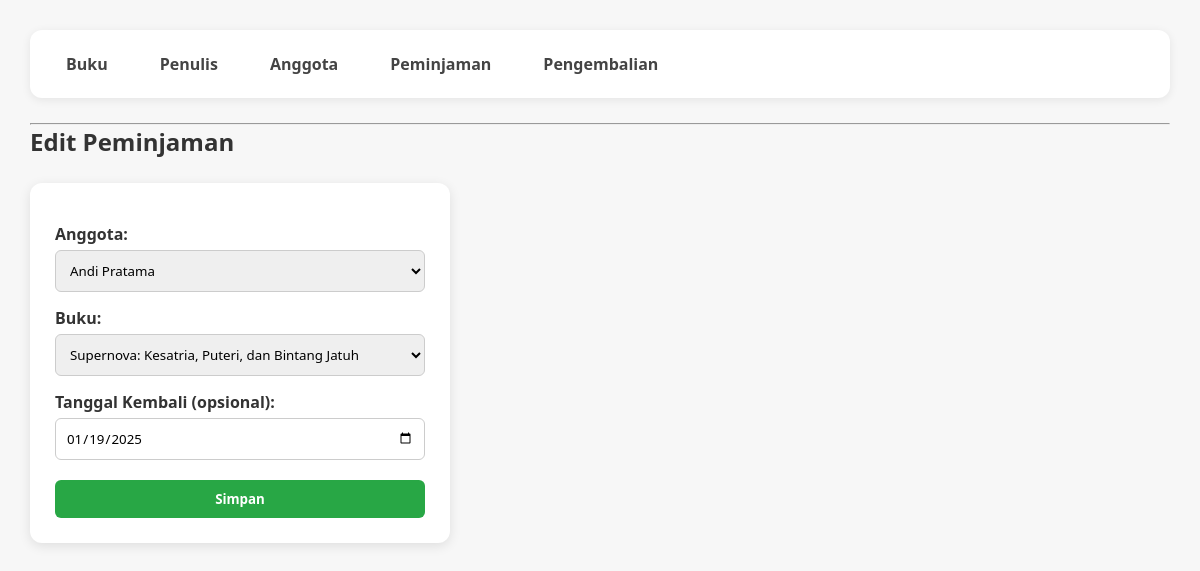
Page /index.php?entity=peminjaman&action=edit&id_peminjaman=12 on the committed database.
### tables this page shows
CREATE TABLE `peminjaman` (
  `id_peminjaman` int(11) NOT NULL,
  `anggota` int(11) NOT NULL,
  `buku` int(11) NOT NULL,
  `tanggal_peminjaman` timestamp NOT NULL DEFAULT current_timestamp(),
  `tanggal_pengembalian` date NOT NULL
);

CREATE TABLE `anggota` (
  `id_anggota` int(11) NOT NULL,
  `nama_anggota` varchar(255) NOT NULL,
  `email` varchar(255) NOT NULL,
  `alamat` varchar(255) NOT NULL
);

CREATE TABLE `buku` (
  `id_buku` int(11) NOT NULL,
  `judul` varchar(255) NOT NULL,
  `penulis` int(11) NOT NULL,
  `tahun_terbit` int(11) NOT NULL,
  `stok` int(11) NOT NULL
);

### models/Peminjaman.php (called while the page is built, shortened)
<?php
require_once "config/Database.php";
class Peminjaman{
    private $conn;
    private $table = "peminjaman";
    public function __construct(){
        $database = new Database();
        $this->conn = $database->getConnection();
    }
    public function getById($id_peminjaman){
        $query = "
            SELECT p.*, a.nama_anggota, b.judul
            FROM " . $this->table . " p
            JOIN anggota a ON p.anggota = a.id_anggota
            JOIN buku b ON p.buku = b.id_buku
            WHERE p.id_peminjaman = :id_peminjaman
        ";
        $stmt = $this->conn->prepare($query);
        $stmt->bindParam(':id_peminjaman', $id_peminjaman);
        $stmt->execute();
        return $stmt->fetch(PDO::FETCH_ASSOC);
    }
}

### config/Database.php (called while the page is built, shortened)
<?php
class Database{
    private $host = "localhost";
    private $database = "db_perpus";
    private $username = "root";
    private $password = "";
    public function getConnection(){
        $this->conn = null;
        try {
            $this->conn = new PDO("mysql:host=" . $this->host . ";dbname=" . $this->database, $this->username, $this->password);
            $this->conn->setAttribute(PDO::ATTR_ERRMODE, PDO::ERRMODE_EXCEPTION);
        } catch (PDOException $exception) {
            echo "Connection error: " . $exception->getMessage();
        }
        return $this->conn;
    }
}

### models/Anggota.php (called while the page is built, shortened)
<?php
require_once "config/Database.php";
class Anggota{
    private $conn;
    private $table = "anggota";
    public function __construct(){
        $database = new Database();
        $this->conn = $database->getConnection();
    }
    public function getAll(){
        $query = "SELECT * FROM " . $this->table;
        $stmt = $this->conn->prepare($query);
        $stmt->execute();
        return $stmt->fetchAll(PDO::FETCH_ASSOC);
    }
}

### models/Buku.php (called while the page is built, shortened)
<?php
require_once "config/Database.php";
class Buku{
    private $conn;
    private $table = "buku";
    public function __construct(){
        $database = new Database();
        $this->conn = $database->getConnection();
    }
    public function getAll(){
        $query = "
            SELECT b.*, p.nama_penulis
            FROM " . $this->table . " b
            LEFT JOIN penulis p ON b.penulis = p.id_penulis
        ";
        $stmt = $this->conn->prepare($query);
        $stmt->execute();
        return $stmt->fetchAll(PDO::FETCH_ASSOC);
    }
}

### viewmodels/PeminjamanViewModel.php (called while the page is built, shortened)
<?php
require_once 'models/Peminjaman.php';
require_once 'models/Anggota.php';
require_once 'models/Buku.php';
class PeminjamanViewModel{
    private $peminjaman;
    private $anggota;
    private $buku;
    public function __construct(){
        $this->peminjaman = new Peminjaman();
        $this->anggota = new Anggota();
        $this->buku = new Buku();
    }
    public function getAnggotaList(){
        return $this->anggota->getAll();
    }
    public function getBukuList(){
        return $this->buku->getAll();
    }
    public function getPeminjamanById($id_peminjaman){
        return $this->peminjaman->getById($id_peminjaman);
    }
}

### views/formPeminjaman.php (the view, shortened to what this page needs)
<?php
require_once 'views/templates/header.php';
?>
<h2 class="text-xl mb-4">
    <?= isset($peminjaman) ? 'Edit Peminjaman' : 'Tambah Peminjaman'; ?>
</h2>
<form action="index.php?entity=peminjaman&action=<?= isset($peminjaman) ? 'update&id_peminjaman=' . $peminjaman['id_peminjaman'] : 'save'; ?>" method="POST" class="space-y-4">
    <div>
        <label class="block">Anggota:</label>
        <select name="id_anggota" class="border p-2 w-full" required>
            <?php foreach ($anggotaList as $a): ?>
                <option value="<?= $a['id_anggota']; ?>"
                    <?= (isset($peminjaman['anggota']) && $peminjaman['anggota'] == $a['id_anggota']) ? 'selected' : ''; ?>>
                    <?= $a['nama_anggota']; ?>
                </option>
            <?php endforeach; ?>
        </select>
    </div>
    <div>
        <label class="block">Buku:</label>
        <select name="id_buku" class="border p-2 w-full" required>
            <?php foreach ($bukuList as $b): ?>
                <option value="<?= $b['id_buku']; ?>"
                    <?= (isset($peminjaman['buku']) && $peminjaman['buku'] == $b['id_buku']) ? 'selected' : ''; ?>>
                    <?= $b['judul']; ?>
                </option>
            <?php endforeach; ?>
        </select>
    </div>
    <div>
        <label class="block">Tanggal Kembali (opsional):</label>
        <input type="date" name="tanggal_pengembalian"
               value="<?= isset($peminjaman['tanggal_pengembalian']) ? $peminjaman['tanggal_pengembalian'] : ''; ?>"
               class="border p-2 w-full">
    </div>
    <button class="bg-blue-500 text-white px-4 py-2 rounded">Simpan</button>
</form>

### views/templates/header.php (style rules this page uses)
* { margin: 0; padding: 0; box-sizing: border-box; font-family: "Segoe UI", sans-serif; }
body { background: #f7f7f7; padding: 30px; color: #333; }
form { margin-top: 25px; background: white; border-radius: 12px; padding: 25px; width: 100%; max-width: 420px; box-shadow: 0 3px 12px rgba(0, 0, 0, 0.1); }
label { font-weight: 600; margin-top: 15px; display: block; }
input, select { width: 100%; padding: 10px; margin-top: 5px; border-radius: 6px; border: 1px solid #ccc; }
button { margin-top: 20px; padding: 10px 20px; background: #28a745; border: none; color: white; font-weight: bold; border-radius: 6px; cursor: pointer; width: 100%; }

### rows in the picture
peminjaman: id_anggota "Andi Pratama", id_buku "Supernova: Kesatria, Puteri, dan Bintang Jatuh", tanggal_pengembalian "01/19/2025"
